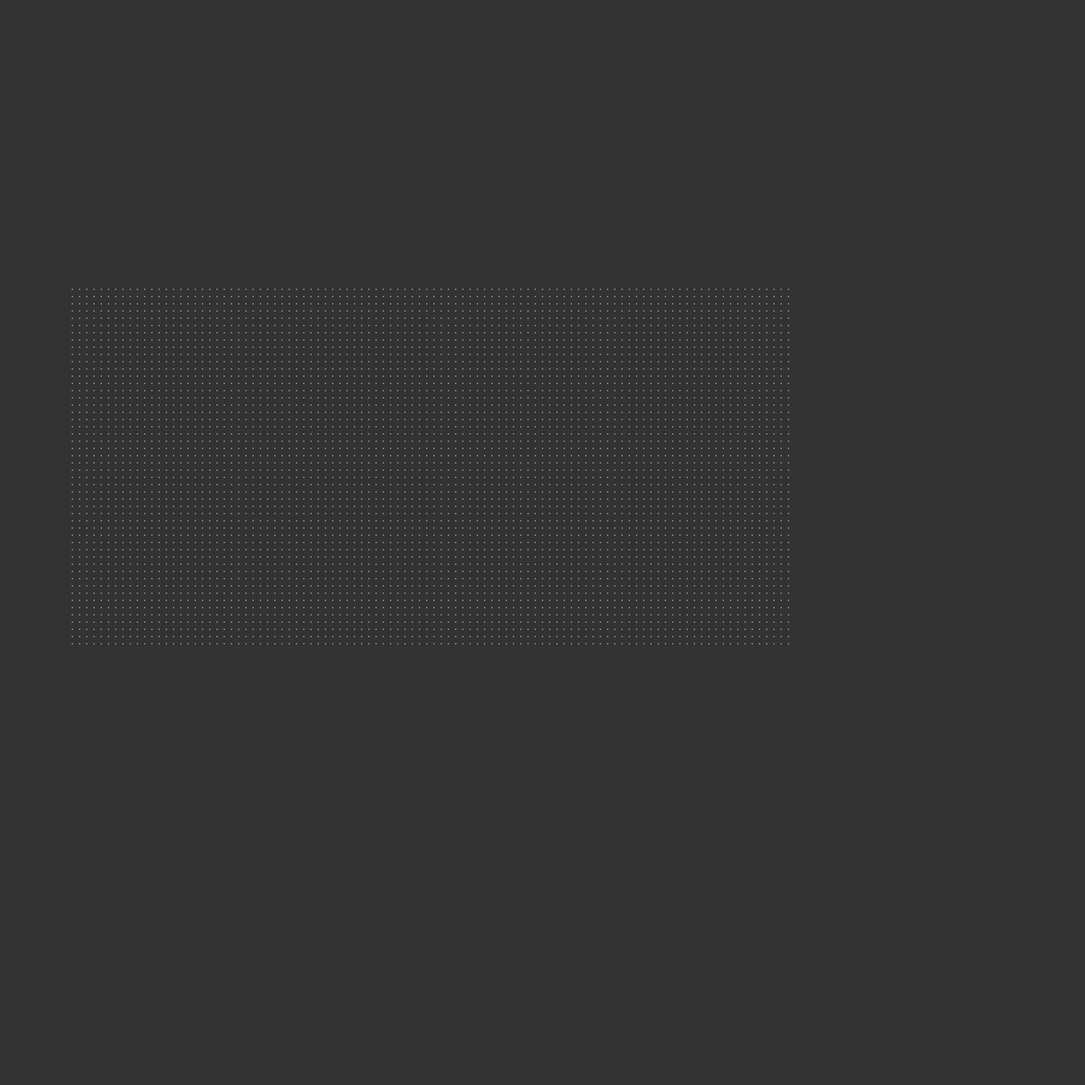
Frame 1 (no input)
Frame 60 (no input): identical to frame 1, image omitted
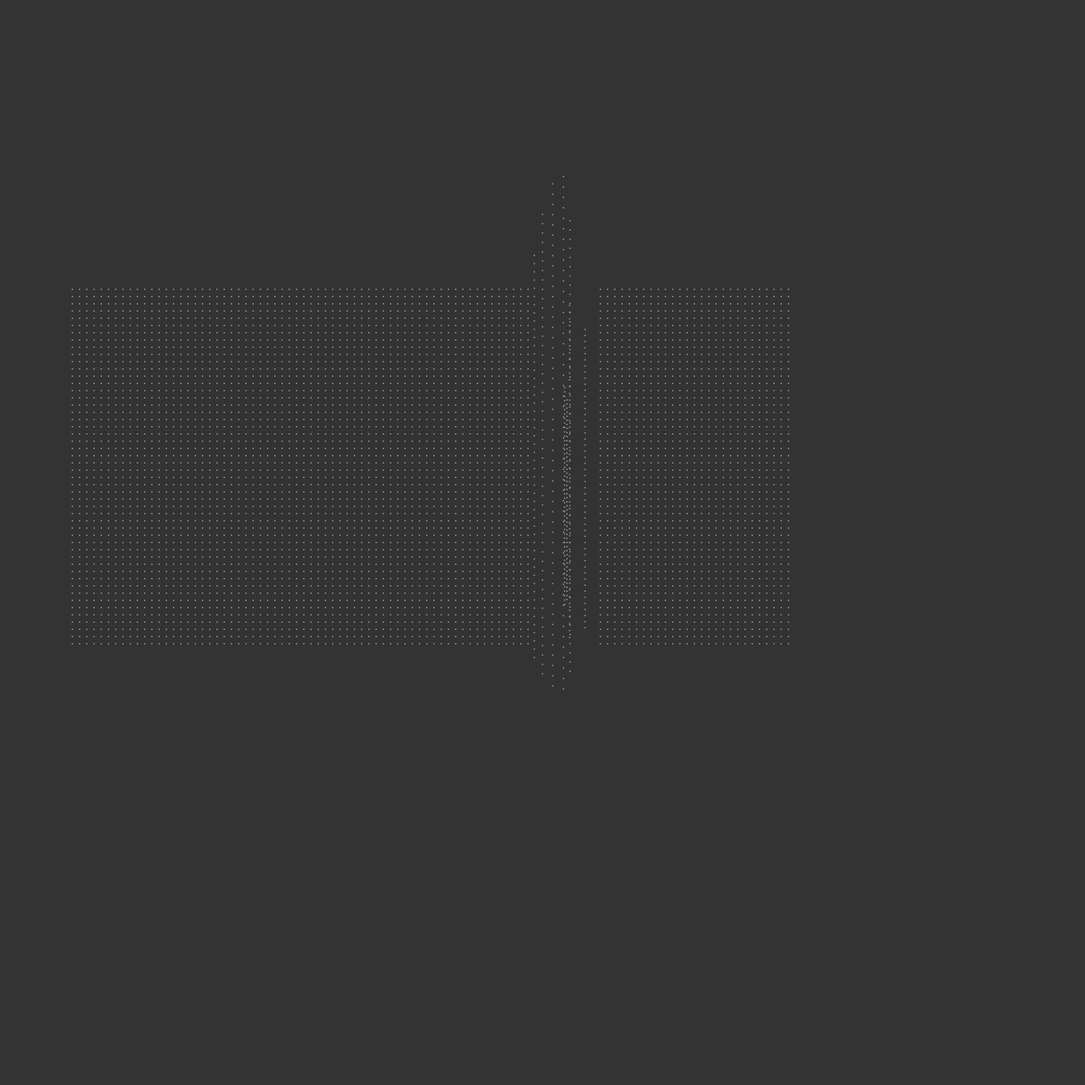
Frame 120 (the mouse pressed at the canvas centre since frame 60)

The p5.js sketch that drew these frames (run headless with seeded random() and noise() and a simulated clock; from frame 60 on, the mouse is pressed at the canvas centre):

// p5.js sketch
// ── sketch.js
var num ; 
var springs = []; 
var particle_size = 2;
var offset = 10;
var input = 1;
function setup() {
	createCanvas(1500, 1500);
	noStroke();
  for (var u = 0; u < 100; u++) {
    for (var i = 0; i < 50; i++) {
      var index = i+(50*u)
      springs[index] = new Spring(100+(offset*u), 400+(offset*i), particle_size, 0.98, 8.0, 0.08, springs, index); 
    }
  }

	//springs[0] = new Spring(240, 260, 10, 0.88, 8.0, 0.08, springs, 0); 
	//springs[1] = new Spring(240, 210, 10, 0.88, 8.0, 0.08, springs, 1); 
	//springs[2] = new Spring(240, 170, 20, 0.98, 8.0, 0.1, springs, 2);
	num = springs.length;
}

function draw() {
	background(51); 
  
	for (var i = 0; i < num; i++) {
	  
	  if (input % 2) springs[i].pressed();
    if (!(input % 2)) springs[i].released();
		springs[i].update(); 
		springs[i].display();
	}
	if (input > width) input = 0;
	input +=1;
}

function mousePressed() {
  input = mouseX;
	for (var i = 0; i < num; i++) { 
		springs[i].pressed();
	}
}

function mouseReleased() {
	for (var i = 0; i < num; i++) { 
		springs[i].released();
	}
}

// Spring class
function Spring (_x, _y, _s, _d, _m, _k_in, _others, _id) {
	// Screen values 
	// this.xpos = _x;
	// this.ypos = _y;

  this.x_start = _x;
  this.y_start = _y;

	this.x_pos = _x;
	this.y_pos = _y;

	this.size = 20;
	this.size = _s; 

	this.over = true; 
	this.move = false; 

	// Spring simulation constants 
	this.mass = _m;       // Mass 
	this.k = 0.2;    // Spring constant 
	this.k = _k_in;
	this.damp = _d;       // Damping 
	this.damp_start = _d;
	this.damp_set;
	this.rest_posx = _x;  // Rest position X 
	this.rest_posy = _y;  // Rest position Y 

	// Spring simulation variables 
	//float pos = 20.0; // Position 
	this.velx = 0.0;   // X Velocity 
	this.vely = 0.0;   // Y Velocity 
	this.accel = 0;    // Acceleration 
	this.force = 0;    // Force 

	this.friends = _others;
	this.id = _id;

	this.update = function() {

		if (this.move) { 
			//this.rest_posy = height; 
			this.rest_posy -= 25; 
			this.rest_posx -= 25; 
			if (!this.damp_set) {
			  this.damp = this.damp_start - (abs(input - this.x_pos)*9/input);
			  
			  this.damp_set = true;
			}
			//
			this.rest_posx = mouseX;
			this.rest_posy = mouseY;
		}

		this.force = -this.k * (this.y_pos - this.rest_posy);  // f=-ky 
		this.accel = this.force / this.mass;                 // Set the acceleration, f=ma == a=f/m 
		this.vely = this.damp * (this.vely + this.accel);         // Set the velocity 
		this.y_pos = this.y_pos + this.vely;           // Updated position 


		this.force = -this.k * (this.x_pos - this.rest_posx);  // f=-ky 
		this.accel = this.force / this.mass;                 // Set the acceleration, f=ma == a=f/m 
		this.velx = this.damp * (this.velx + this.accel);         // Set the velocity 
		this.x_pos = this.x_pos + this.velx;           // Updated position 


		// if ((this.overEvent() || this.move) || (this.otherOver()) ) { 
		// 	this.over = true;
		// } else {
		// 	this.over = false;
		// }
	} 

// 	// Test to see if mouse is over this spring
// 	this.overEvent = function() {
// 		var disX = this.x_pos - mouseX;
// 		var disY = this.y_pos - mouseY;
// 		var dis = createVector(disX, disY);
// 		if (dis.mag() < this.size/2 ) {
// 			return true;
// 		} else {
// 			return false;
// 		}
// 	}

// 	// Make sure no other springs are active
// 	this.otherOver = function() {
// 		for (var i=0; i < num; i++) {
// 			if (i != this.id) {
// 				if (this.friends[i].over == true) {
// 					return true;
// 				}
// 			}
// 		}
// 		return false;
// 	}

	this.display = function() { 
		if (this.over) { 
			fill(153);
		} else { 
			fill(255);
		} 
		ellipse(this.x_pos, this.y_pos, this.size, this.size);
	} 

	this.pressed = function() { 
	  
		if (abs(input-this.x_pos) < 20) { 
		  
			this.move = true;
		} else { 
			this.move = false;
		}
	} 

	this.released = function() { 
		this.move = false; 
		this.damp = this.damp_start;
		this.damp_set = false;
		this.rest_posx = this.x_start;
		this.rest_posy = this.y_start;
	}
}
